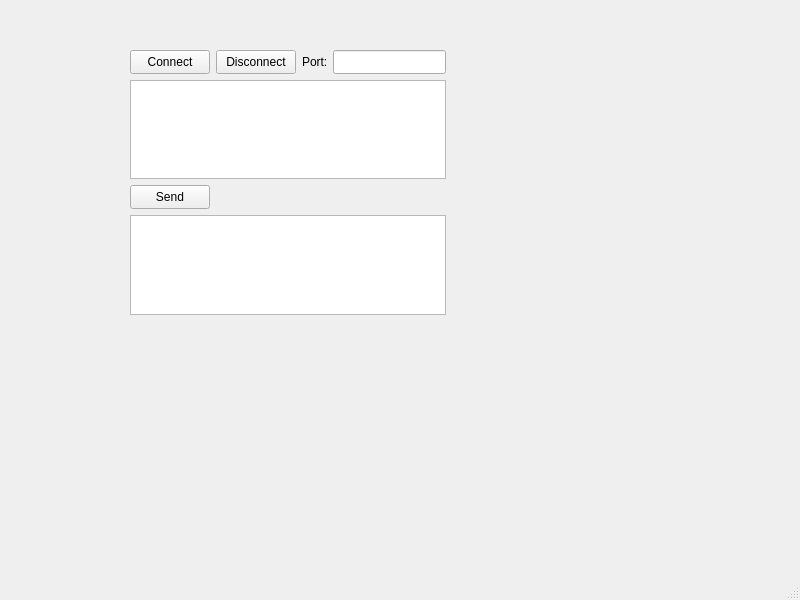
<?xml version="1.0" encoding="UTF-8"?>
<ui version="4.0">
 <class>MainWindow</class>
 <widget class="QMainWindow" name="MainWindow">
  <property name="geometry">
   <rect>
    <x>0</x>
    <y>0</y>
    <width>800</width>
    <height>600</height>
   </rect>
  </property>
  <property name="windowTitle">
   <string>MainWindow</string>
  </property>
  <widget class="QWidget" name="centralwidget">
   <widget class="QPushButton" name="connect">
    <property name="geometry">
     <rect>
      <x>130</x>
      <y>50</y>
      <width>80</width>
      <height>24</height>
     </rect>
    </property>
    <property name="text">
     <string>Connect</string>
    </property>
   </widget>
   <widget class="QLabel" name="label">
    <property name="geometry">
     <rect>
      <x>302</x>
      <y>50</y>
      <width>25</width>
      <height>24</height>
     </rect>
    </property>
    <property name="text">
     <string>Port:</string>
    </property>
   </widget>
   <widget class="QPushButton" name="send">
    <property name="geometry">
     <rect>
      <x>130</x>
      <y>185</y>
      <width>80</width>
      <height>24</height>
     </rect>
    </property>
    <property name="text">
     <string>Send</string>
    </property>
   </widget>
   <widget class="QPushButton" name="disconnect">
    <property name="geometry">
     <rect>
      <x>216</x>
      <y>50</y>
      <width>80</width>
      <height>24</height>
     </rect>
    </property>
    <property name="text">
     <string>Disconnect</string>
    </property>
   </widget>
   <widget class="QTextEdit" name="input">
    <property name="geometry">
     <rect>
      <x>130</x>
      <y>215</y>
      <width>316</width>
      <height>100</height>
     </rect>
    </property>
   </widget>
   <widget class="QLineEdit" name="port">
    <property name="geometry">
     <rect>
      <x>333</x>
      <y>50</y>
      <width>113</width>
      <height>24</height>
     </rect>
    </property>
   </widget>
   <widget class="QTextBrowser" name="output">
    <property name="geometry">
     <rect>
      <x>130</x>
      <y>80</y>
      <width>316</width>
      <height>99</height>
     </rect>
    </property>
   </widget>
  </widget>
  <widget class="QMenuBar" name="menubar">
   <property name="geometry">
    <rect>
     <x>0</x>
     <y>0</y>
     <width>800</width>
     <height>21</height>
    </rect>
   </property>
  </widget>
  <widget class="QStatusBar" name="statusbar"/>
 </widget>
 <resources/>
 <connections/>
</ui>
